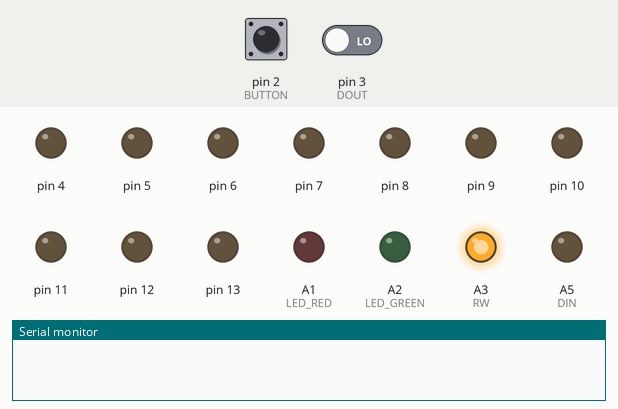
This sketch was run on a simulated Arduino Uno, built with avr-gcc and run on an emulated ATmega328P. Shown: output pins drawn as LEDs (lit = HIGH), the last lines printed to the serial monitor. The inputs (shaded band) are chosen by the test bench; at power-on: pin 2 (BUTTON) HIGH, pin 3 (DOUT) LOW. Pins used as bus, display or sensor lines are not drawn.

Above: at 1.2 s.
1.3 s: pin 2 (BUTTON) pulled LOW for 0.15 s
At 1.9 s:
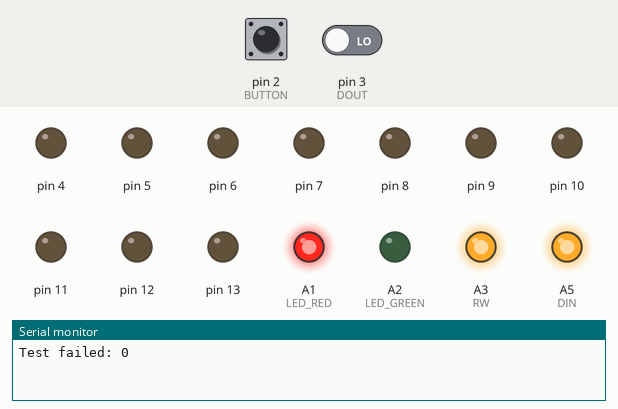
Timing chart, 0 to 4.3 s (numbered marks = the images above; inputs shaded):
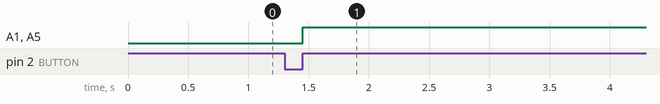

Measured:
- after the input at 1.3 s, A1 (LED_RED), A5 (DIN): LOW → HIGH after 0.15 s

The sketch:

ram_test.ino
```cpp
const uint8_t LED_RED = A1;
const uint8_t LED_GREEN = A2;
const uint8_t SRAM_A0 = 4;
const uint8_t SRAM_A1 = 5;
const uint8_t SRAM_A2 = 6;
const uint8_t SRAM_A3 = 7;
const uint8_t SRAM_A4 = 8;
const uint8_t SRAM_A5 = 9;
const uint8_t SRAM_A6 = 10;
const uint8_t SRAM_A7 = 11;
const uint8_t SRAM_A8 = 12;
const uint8_t SRAM_A9 = 13;
const uint8_t CS = A4;
const uint8_t DIN = A5;
const uint8_t DOUT = 3;
const uint8_t RW = A3;
const uint8_t BUTTON = 2;
const uint8_t *ADDRESS[10] = {&SRAM_A0, &SRAM_A1, &SRAM_A2, &SRAM_A3, &SRAM_A4, &SRAM_A5, &SRAM_A6, &SRAM_A7, &SRAM_A8, &SRAM_A9 };
const uint8_t ADDRESS_COUNT = 10;
const uint16_t ADDRESS_MAX = 2 << ADDRESS_COUNT;

volatile bool is_running_tests = false;

void setup() {
  Serial.begin(9600);             // Debug
  pinMode(BUTTON, INPUT_PULLUP);
  pinMode(LED_RED, OUTPUT);
  pinMode(LED_GREEN, OUTPUT);
  pinMode(CS, OUTPUT);
  pinMode(DIN, OUTPUT);
  pinMode(RW, OUTPUT);
  pinMode(DOUT, INPUT);

  digitalWrite(CS, HIGH);         // Chip select active low
  digitalWrite(RW, HIGH);         // Write active low

  // Set up SRAM address pins
  for (uint8_t i = 0; i < ADDRESS_COUNT; i++) {
    pinMode(*ADDRESS[i], OUTPUT);
  }
  attachInterrupt(digitalPinToInterrupt(BUTTON), buttonISR, RISING);
}

void buttonISR() {
  static unsigned long last_interrupt_time = 0;
  unsigned long interrupt_time = millis();

  if (interrupt_time - last_interrupt_time > 150) {
    is_running_tests = !is_running_tests;
  }
  last_interrupt_time = interrupt_time;
}

bool writeReadTest(uint16_t address, uint8_t value)  {
  // This code is very slow but is a basic test.
  // For better testing this code should be written with timers and in AVRC
  for(uint16_t b = 0; b < ADDRESS_COUNT; b++) {
    int bit = (address >> b) & 1;
    digitalWrite(*ADDRESS[b], bit);
  }
  delayMicroseconds(1);             // Allow time to settle

  digitalWrite(DIN, value);    // Set bit to write
  digitalWrite(CS, 0);              // Write bit
  digitalWrite(RW, 0);
  digitalWrite(RW, 1);
  digitalWrite(CS, 1);
  delayMicroseconds(1);             // Wait
  digitalWrite(CS, 0);              // Read bit
  uint8_t value_out = digitalRead(DOUT);
  digitalWrite(CS, 1);
  return value_out == value;
}

void loop() {
  if(is_running_tests) {
    digitalWrite(LED_RED, LOW);
    for(uint16_t address = 0; (address < ADDRESS_MAX) && is_running_tests; address++) {

      bool testPass = writeReadTest(address, 1) && writeReadTest(address, 0) && writeReadTest(address, 1);

      if (!testPass) {
        digitalWrite(LED_RED, 1);
        is_running_tests = false;
        Serial.print("Test failed: ");
        Serial.println(address);
        break;
      }
    }
    // Flash green light at the end of the test
    if (is_running_tests){
      digitalWrite(LED_GREEN, HIGH);
      delay(100);
      digitalWrite(LED_GREEN, LOW);
      delay(100);
    }
  }
}
```
